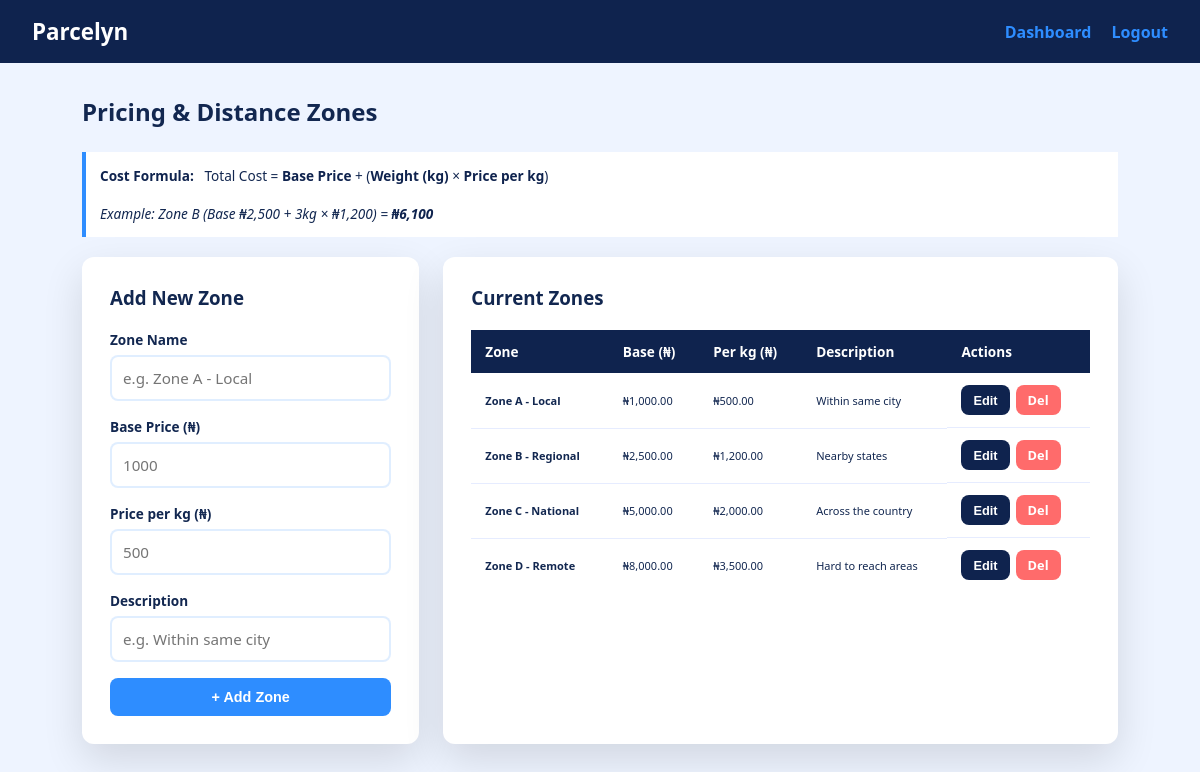
The app's page /pricing.php (signed in) with its own data.
### tables this page shows
CREATE TABLE IF NOT EXISTS price_zones (
    id INT AUTO_INCREMENT PRIMARY KEY,
    zone_name VARCHAR(100),
    price_per_kg DECIMAL(10,2),
    base_price DECIMAL(10,2),
    description VARCHAR(255),
    created_at TIMESTAMP DEFAULT CURRENT_TIMESTAMP
);

### pricing.php (the view, shortened to what this page needs)
<?php
require 'db.php';
$zones = $pdo->query("SELECT * FROM price_zones ORDER BY price_per_kg ASC")->fetchAll(PDO::FETCH_ASSOC);
?>
<!DOCTYPE html>
<html lang="en">
<head>
</head>
<body>
<nav>
    <h1>Parcelyn</h1>
    <div>
        <a href="dashboard.php">Dashboard</a>
        <a href="logout.php">Logout</a>
    </div>
</nav>
<div class="container">
    <h2>Pricing & Distance Zones</h2>
    <div class="formula">
        <strong>Cost Formula:</strong> &nbsp;
        Total Cost = <strong>Base Price</strong> + (<strong>Weight (kg)</strong> × <strong>Price per kg</strong>)
        <br><br>
        <em>Example: Zone B (Base ₦2,500 + 3kg × ₦1,200) = <strong>₦6,100</strong></em>
    </div>
    <div class="grid">
        <div class="card">
            <h3 style="margin-bottom:20px;color:var(--text-dark);">Add New Zone</h3>
            <form method="POST">
                <label>Zone Name</label>
                <input type="text" name="zone_name" placeholder="e.g. Zone A - Local" required>
                <label>Base Price (₦)</label>
                <input type="number" name="base_price" step="0.01" placeholder="1000" required>
                <label>Price per kg (₦)</label>
                <input type="number" name="price_per_kg" step="0.01" placeholder="500" required>
                <label>Description</label>
                <input type="text" name="description" placeholder="e.g. Within same city">
                <button type="submit" name="add_zone" class="btn btn-primary">+ Add Zone</button>
            </form>
        </div>
        <div class="card">
            <h3 style="margin-bottom:20px;color:var(--text-dark);">Current Zones</h3>
            <div class="table-wrapper">
            <table>
                <thead>
                    <tr>
                        <th>Zone</th>
                        <th>Base (₦)</th>
                        <th>Per kg (₦)</th>
                        <th>Description</th>
                        <th>Actions</th>
                    </tr>
                </thead>
                <tbody>
                <?php foreach ($zones as $z): ?>
                    <tr>
                        <td><strong><?= htmlspecialchars($z['zone_name']) ?></strong></td>
                        <td>₦<?= number_format($z['base_price'], 2) ?></td>
                        <td>₦<?= number_format($z['price_per_kg'], 2) ?></td>
                        <td><?= htmlspecialchars($z['description']) ?></td>
                        <td style="display:flex;gap:6px;">
                            <button class="btn btn-edit"
                                onclick="openEdit(<?= $z['id'] ?>, '<?= addslashes($z['zone_name']) ?>', <?= $z['base_price'] ?>, <?= $z['price_per_kg'] ?>, '<?= addslashes($z['description']) ?>')">
                                Edit
                            </button>
                            <a href="pricing.php?delete=<?= $z['id'] ?>"
                               onclick="return confirm('Delete this zone?')"
                               class="btn btn-danger">Del</a>
                        </td>
                    </tr>
                <?php endforeach; ?>
                </tbody>
            </table>
            </div>
        </div>
    </div>
</body>
</html>

### pricing.php (style rules this page uses)
:root { --deep-navy: #081830; --navy: #0f234e; --electric: #2e8dff; --electric-strong: #1f6fe4; --surface: #ffffff; --surface-soft: #eef4ff; --text-dark: #122750; --text-muted: #6b82a8; --border-soft: rgba(46,141,255,0.15); }
* { box-sizing: border-box; margin: 0; padding: 0; }
body { font-family: 'Segoe UI', sans-serif; background: var(--surface-soft); color: var(--text-dark); }
nav { background: var(--navy); color: #fff; padding: 16px 32px; display: flex; justify-content: space-between; align-items: center; }
nav h1 { font-size: 1.4rem; }
nav a { color: var(--electric); text-decoration: none; font-weight: 600; margin-left: 16px; }
.container { padding: 32px; max-width: 1100px; margin: 0 auto; }
h2 { color: var(--text-dark); margin-bottom: 24px; }
.grid { display: grid; grid-template-columns: 1fr 2fr; gap: 24px; }
.card { background: var(--surface); padding: 28px; border-radius: 12px; box-shadow: 0 16px 40px rgba(0,0,0,0.12); }
label { display: block; margin-bottom: 6px; font-weight: 600; color: var(--text-dark); font-size: 0.85rem; }
input, textarea { width: 100%; padding: 11px; border: 2px solid var(--border-soft); border-radius: 8px; font-size: 0.95rem; margin-bottom: 16px; font-family: inherit; transition: border 0.3s; background: var(--surface); color: var(--text-dark); }
button, .btn { padding: 11px 20px; border-radius: 8px; font-weight: 700; font-size: 0.9rem; cursor: pointer; border: none; text-decoration: none; display: inline-block; }
.btn-primary { background: var(--electric); color: var(--surface); width: 100%; text-align: center; }
.btn-danger { background: #ff6b6b; color: #fff; font-size: 0.8rem; padding: 6px 12px; }
.btn-edit { background: var(--navy); color: var(--surface); font-size: 0.8rem; padding: 6px 12px; }
table { width: 100%; border-collapse: collapse; }
th { background: var(--navy); color: #fff; padding: 12px 14px; text-align: left; font-size: 0.85rem; }
td { padding: 12px 14px; border-bottom: 1px solid #e6ecff; font-size: 11px; color: var(--text-dark); }
tr:last-child td { border-bottom: none; }
.formula { background: #fff; border-left: 4px solid var(--electric); padding: 14px; margin-bottom: 20px; font-size: 0.85rem; color: var(--text-dark); }
.formula strong { color: var(--navy); }
.table-wrapper { overflow-x: auto; }

### records on screen
price_zones: zone_name "Zone A - Local", base_price "1,000.00", price_per_kg "500.00", description "Within same city"
price_zones: zone_name "Zone B - Regional", base_price "2,500.00", price_per_kg "1,200.00", description "Nearby states"
price_zones: zone_name "Zone C - National", base_price "5,000.00", price_per_kg "2,000.00", description "Across the country"
price_zones: zone_name "Zone D - Remote", base_price "8,000.00", price_per_kg "3,500.00", description "Hard to reach areas"
